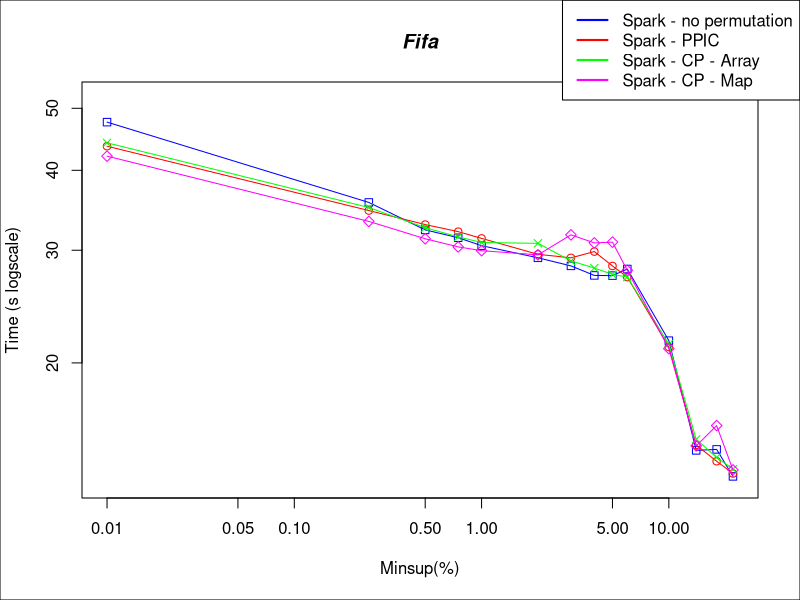

Generate this figure with R:

#DATA
x <- c(0.0001, 0.0025, 0.005, 0.0075, 0.01, 0.02, 0.03, 0.04, 0.05, 0.06, 0.10, 0.14, 0.18, 0.22)*100

sparkNP <- c(47572, 35631, 32278, 31381, 30496, 29192, 28357, 27400, 27380, 28040, 21667, 14598, 14651, 13294)/1000
sparkPPIC <- c(43620, 34604, 32904, 32074, 31306, 29560, 29193, 29855, 28350, 27236, 21180, 14881, 14039, 13432)/1000
sparkCP <- c(44156, 34983, 32533, 31479, 30846, 30753, 28866, 28138, 27500, 27240, 21399, 15190, 14230, 13643)/1000
sparkCPMap <- c(42092, 33278, 31266, 30363, 29952, 29504, 31709, 30803, 30887, 27909, 21048, 14835, 15960, 13607)/1000

#PLOT
plot(x,sparkNP, log = "xy", type="o", pch=0, xlab="Minsup(%)", ylab="Time (s logscale)", col="blue", ylim=c(13, 52))
lines(x,sparkPPIC, col="red", type="o", pch=1)
lines(x,sparkCP, col="green", type="o", pch=4)
lines(x,sparkCPMap, col="magenta", type="o", pch=5)

title(main="Fifa", font.main=4)

par(fig = c(0, 1, 0, 1), oma = c(0, 0, 0, 0), mar = c(0, 0, 0, 0), new = TRUE)
plot(0, 0, type = "n", bty = "n", xaxt = "n", yaxt = "n")

#Pretty up
legend("topright", legend=c("Spark - no permutation", "Spark - PPIC", "Spark - CP - Array", "Spark - CP - Map"), lty=c(1,1),lwd=c(2,2), col=c("blue","red", "green", "magenta"))
box()
